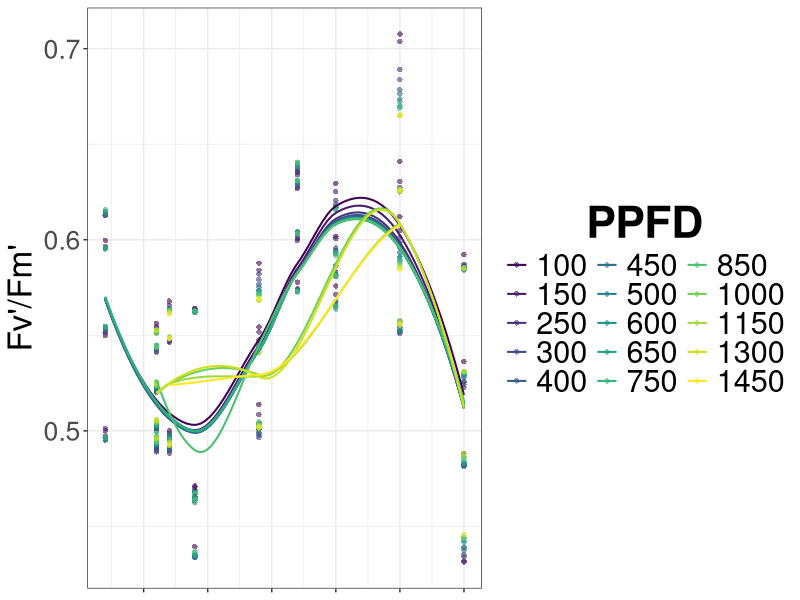

Reproduce this figure in R.
#Plotting fluorescence data by latitude
#chris goodall -- 09.14.21
#re-wrote -- 01/24/22 
#updated to include varying PAR plots -- 1/30/22
#first draft complete -- 02/02/22
#round by 50 -- 06-03-2023

#packages 
library(stats)
library(multcomp) #for analysis 
library(viridis) #for plotting
library(ggplot2)
library(dplyr)
library(stringr)
library(rstatix)
library(ggpubr)
library(tidyverse)
library(multcompView)
library(reshape)
library(readr)
library(plyr)

#import data
d1 <- read_csv("data/moss chl flu index by lat 04-14-2023.csv")

#clean data
d1$lat <- round(d1$lat, 0) #round by lat
colnames(d1)[2] <- "Latitude" #change name 
d1$PPFD <- round_any(d1$PPFD, 50) #round to nearest increment of 50 for PPFD
d1$PPFD= as.factor(d1$PPFD) #make PPFD as.factor for plotting

rev(unique(d1$PPFD))

#make plots for general trends 
#fv/fm
fvfm <- ggplot(d1, aes(x=Latitude, y=FvFm_mean)) +
  geom_point(shape=16, alpha = 0.6, aes(color=PPFD)) + 
  geom_smooth(aes(color=PPFD), size = .7, se=F) +
  theme_bw() +
  scale_color_viridis_d() +
  scale_fill_viridis_d() +
  labs(x=expression('Latitude'),
       y=expression("Fv/Fm")) +
  theme(text = element_text(size = 24),
        legend.text=element_text(size=16),
        legend.title=element_text(size=18, face="bold"), legend.position = "none") + 
  labs(y=expression("F"[v]*"/F"[m]*""))
#qP
qP <- ggplot(d1, aes(x=Latitude, y=qP)) +
  geom_point(shape=16, alpha = 0.6, aes(color=PPFD)) + 
  geom_smooth(aes(color=PPFD), size = .7, se=F) +
  theme_bw() +
  scale_color_viridis_d() +
  scale_fill_viridis_d() +
  labs(x=expression('Latitude'),
       y=expression("qP")) +
  theme(text = element_text(size = 24),
        legend.text=element_text(size=16),
        legend.title=element_text(size=18, face="bold"), legend.position = "none")
#qL
qL <- ggplot(d1, aes(x=Latitude, y=qL)) +
  geom_point(shape=16, alpha = 0.6, aes(color=PPFD)) + 
  geom_smooth(aes(color=PPFD), size = .7, se=F) +
  theme_bw() +
  scale_color_viridis_d() +
  scale_fill_viridis_d() +
  labs(x=expression('Latitude'),
       y=expression("qL")) +
  theme(text = element_text(size = 24),
        legend.text=element_text(size=16),
        legend.title=element_text(size=18, face="bold"), legend.position = "none")
#qN
qN <- ggplot(d1, aes(x=Latitude, y=qN)) +
  geom_point(shape=16, alpha = 0.6, aes(color=PPFD)) + 
  geom_smooth(aes(color=PPFD), size = .7, se=F) +
  theme_bw() +
  scale_color_viridis_d() +
  scale_fill_viridis_d() +
  labs(x=expression('Latitude'),
       y=expression("qN")) +
  theme(text = element_text(size = 24),
        legend.text=element_text(size=16),
        legend.title=element_text(size=18, face="bold"), legend.position = "none")
#NPQ
NPQ <- ggplot(d1, aes(x=Latitude, y=NPQ)) +
  geom_point(shape=16, alpha = 0.6, aes(color=PPFD)) + 
  geom_smooth(aes(color=PPFD), size = .7, se=F) +
  theme_bw() +
  scale_color_viridis_d() +
  scale_fill_viridis_d() +
  labs(x=expression('Latitude'),
       y=expression("NPQ")) +
  theme(text = element_text(size = 24),
        legend.text=element_text(size=16),
        legend.title=element_text(size=18, face="bold"), legend.position = "none")
#phiPSII
phiPSII <- ggplot(d1, aes(x=Latitude, y=phiPSII)) +
  geom_point(shape=16, alpha = 0.6, aes(color=PPFD)) + 
  geom_smooth(aes(color=PPFD), size = .7, se=F) +
  theme_bw() +
  scale_color_viridis_d() +
  scale_fill_viridis_d() +
  labs(x=expression('Latitude'),
      y=expression("Φ"[PSII])) +
  theme(text = element_text(size = 24),
        legend.text=element_text(size=16),
        legend.title=element_text(size=18, face="bold"), legend.position = "none")
#phiNPQ
phiNPQ <- ggplot(d1, aes(x=Latitude, y=phiNPQ)) +
  geom_point(shape=16, alpha = 0.6, aes(color=PPFD)) + 
  geom_smooth(aes(color=PPFD), size = .7, se=F) +
  theme_bw() +
  scale_color_viridis_d() +
  scale_fill_viridis_d() +
  labs(x=expression('Latitude'),
       y=expression("Φ"[NPQ])) +
  theme(text = element_text(size = 24),
        legend.text=element_text(size=16),
        legend.title=element_text(size=18, face="bold"), legend.position = "none")
#phiNO_new
phiNO <- ggplot(d1, aes(x=Latitude, y=phiNO_new)) +
  geom_point(shape=16, alpha = 0.6, aes(color=PPFD)) + 
  geom_smooth(aes(color=PPFD), size = .7, se=F) +
  theme_bw() +
  scale_color_viridis_d() +
  scale_fill_viridis_d() +
  labs(x=expression('Latitude'),
       y=expression("Φ"[NO])) +
  theme(text = element_text(size = 24),
        legend.text=element_text(size=16),
        legend.title=element_text(size=18, face="bold"), legend.position = "none")
#JETR
JETR <- ggplot(d1, aes(x=Latitude, y=JETR)) +
  geom_point(shape=16, alpha = 0.6, aes(color=PPFD)) + 
  geom_smooth(aes(color=PPFD), size = .7, se=F) +
  theme_bw() +
  scale_color_viridis_d() +
  scale_fill_viridis_d() +
  labs(x=expression('Latitude'),
       y=expression("J"[ETR])) +
  theme(text = element_text(size = 24),
        legend.text=element_text(size=16),
        legend.title=element_text(size=18, face="bold"), legend.position = "none")
#JNPQ
JNPQ <- ggplot(d1, aes(x=Latitude, y=JNPQ)) +
  geom_point(shape=16, alpha = 0.6, aes(color=PPFD)) + 
  geom_smooth(aes(color=PPFD), size = .7, se=F) +
  theme_bw() +
  scale_color_viridis_d() +
  scale_fill_viridis_d() +
  labs(x=expression('Latitude'),
       y=expression("J"[NPQ])) +
  theme(text = element_text(size = 24),
        legend.text=element_text(size=16),
        legend.title=element_text(size=18, face="bold"), legend.position = "none")
#JNO
JNO <- ggplot(d1, aes(x=Latitude, y=JNO)) +
  geom_point(shape=16, alpha = 0.6, aes(color=PPFD)) + 
  geom_smooth(aes(color=PPFD), size = .7, se=F) +
  theme_bw() +
  scale_color_viridis_d() +
  scale_fill_viridis_d() +
  labs(x=expression('Latitude'),
       y=expression("J"[NO])) +
  theme(text = element_text(size = 24),
        legend.text=element_text(size=16),
        legend.title=element_text(size=18, face="bold"), legend.position = "none")
#JTOT
Jtot <- ggplot(d1, aes(x=Latitude, y=Jtot)) +
  geom_point(shape=16, alpha = 0.6, aes(color=PPFD)) + 
  geom_smooth(aes(color=PPFD), size = .7, se=F) +
  theme_bw() +
  scale_color_viridis_d() +
  scale_fill_viridis_d() +
  labs(x=expression('Latitude'),
       y=expression("J"[tot])) +
  theme(text = element_text(size = 24),
        legend.text=element_text(size=16),
        legend.title=element_text(size=18, face="bold"), legend.position = "none")

#make fake plot for legend
library(cowplot)
library(grid)
library(gridExtra) 
filler <- ggplot(d1, aes(x=Latitude, y=FvFm_mean)) +
  geom_point(shape=16, alpha = 0.6, aes(color=PPFD)) + 
  geom_smooth(aes(color=PPFD), size = .7, se=F) +
  theme_bw() +
  scale_color_viridis_d() +
  scale_fill_viridis_d() +
  labs(x=expression('Latitude'),
       y=expression("Fv'/Fm'")) +
  theme(text = element_text(size = 24),
        axis.text.x = element_blank(),
        axis.title.x = element_blank(), 
        legend.text=element_text(size=22),
        legend.title.align=0.5,
        legend.title=element_text(size=32, face="bold"),
        legend.position = "right") +
  guides(color=guide_legend(ncol=3))
filler
legend <- cowplot::get_legend(filler) #pull legend 


#create layout and grid arrange plots 
library(patchwork)
layout <- '
ABCD
EFGX
HIJK'

# tiff("test.tiff", units="in", width=22, height=15, res=300)
# wrap_plots(A = fvfm, B = qP, C = qL, D= NPQ, E = phiPSII, F = phiNPQ,
#            G = phiNO, X = legend, H = JETR, I =JNPQ, J =JNO,
#            K = Jtot, design=layout) + plot_annotation(tag_levels = 'A')
# dev.off()
# 
# ##


#create layout and grid arrange plots for just quantum yield
library(patchwork)
layout <- '
ABCD
EFGX'

# tiff("chl flu latitude.tiff", units="in", width=20, height=11.5, res=300)
# wrap_plots(A = fvfm, B = qP, C = qL, D = NPQ, E = phiPSII,
#            `F` = phiNPQ, G = phiNO, X = legend, design=layout) + 
#            plot_annotation(tag_levels = 'A')
# dev.off()

##
